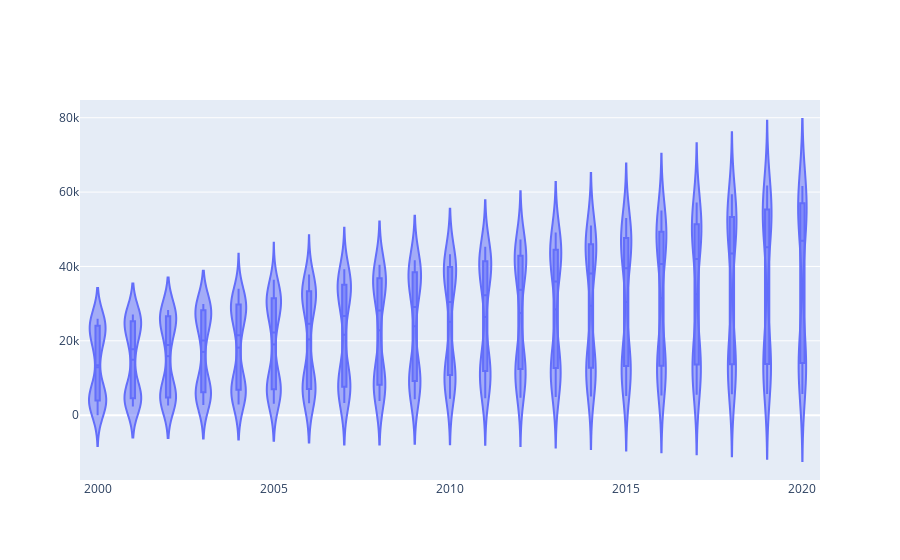

The notebook cell this image was saved under:
### Code cell
fig = go.Figure()
fig.add_trace(
    go.Violin(
        x=scard_df['year'], 
        y=scard_df['in_state_tuition'],
        box_visible=True,
        meanline_visible=True
    )
)
fig.show()

### Figure 1 — Plotly figure (JSON) as saved in the notebook; plotly's stock layout.template omitted (floating-point values rounded to 4 significant figures; data arrays with more than 128 entries replaced by an {"elided": "..."} marker saying what was removed)
{"data": [{"box": {"visible": true}, "meanline": {"visible": true}, "type": "violin", "x": {"elided": "2575 int values"}, "y": {"elided": "2575 int values"}}], "layout": {}}
